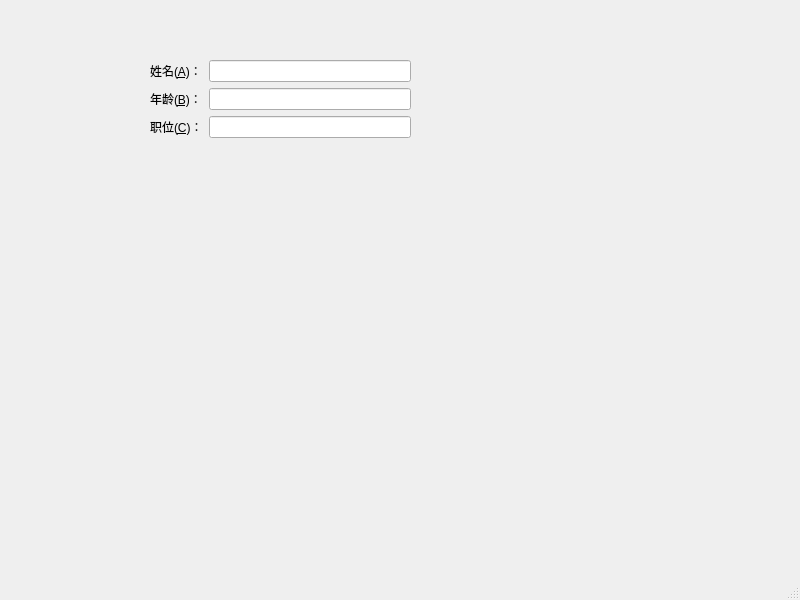
<?xml version="1.0" encoding="UTF-8"?>
<ui version="4.0">
 <class>MainWindow</class>
 <widget class="QMainWindow" name="MainWindow">
  <property name="geometry">
   <rect>
    <x>0</x>
    <y>0</y>
    <width>800</width>
    <height>600</height>
   </rect>
  </property>
  <property name="windowTitle">
   <string>MainWindow</string>
  </property>
  <widget class="QWidget" name="centralwidget">
   <widget class="QWidget" name="formLayoutWidget">
    <property name="geometry">
     <rect>
      <x>150</x>
      <y>60</y>
      <width>261</width>
      <height>141</height>
     </rect>
    </property>
    <layout class="QFormLayout" name="formLayout">
     <item row="5" column="0">
      <widget class="QLabel" name="label">
       <property name="layoutDirection">
        <enum>Qt::LeftToRight</enum>
       </property>
       <property name="text">
        <string>职位(&amp;C)：</string>
       </property>
       <property name="buddy">
        <cstring>lineEdit</cstring>
       </property>
      </widget>
     </item>
     <item row="5" column="1">
      <widget class="QLineEdit" name="lineEdit">
       <property name="enabled">
        <bool>true</bool>
       </property>
      </widget>
     </item>
     <item row="1" column="1">
      <widget class="QLineEdit" name="lineEdit_2">
       <property name="enabled">
        <bool>true</bool>
       </property>
      </widget>
     </item>
     <item row="1" column="0">
      <widget class="QLabel" name="label_2">
       <property name="layoutDirection">
        <enum>Qt::LeftToRight</enum>
       </property>
       <property name="text">
        <string>姓名(&amp;A)：</string>
       </property>
       <property name="buddy">
        <cstring>lineEdit_2</cstring>
       </property>
      </widget>
     </item>
     <item row="3" column="1">
      <widget class="QLineEdit" name="lineEdit_3">
       <property name="enabled">
        <bool>true</bool>
       </property>
      </widget>
     </item>
     <item row="3" column="0">
      <widget class="QLabel" name="label_3">
       <property name="layoutDirection">
        <enum>Qt::LeftToRight</enum>
       </property>
       <property name="text">
        <string>年龄(&amp;B)：</string>
       </property>
       <property name="buddy">
        <cstring>lineEdit_3</cstring>
       </property>
      </widget>
     </item>
    </layout>
   </widget>
  </widget>
  <widget class="QMenuBar" name="menubar">
   <property name="geometry">
    <rect>
     <x>0</x>
     <y>0</y>
     <width>800</width>
     <height>23</height>
    </rect>
   </property>
  </widget>
  <widget class="QStatusBar" name="statusbar"/>
 </widget>
 <resources/>
 <connections/>
</ui>
